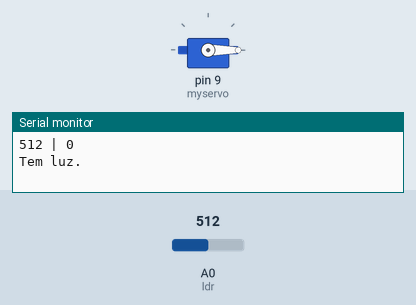
Bench run of a sketch on a simulated Arduino Uno, built with avr-gcc and run on an emulated ATmega328P. Parts: servo, the last lines printed to the serial monitor. The inputs (shaded band) are chosen by the test bench; at power-on: A0 (ldr) = 512.

Above: at 1.2 s.
1.3 s: A0 (ldr) set to 110
3.2 s: A0 (ldr) set to 92
At 4.48 s:
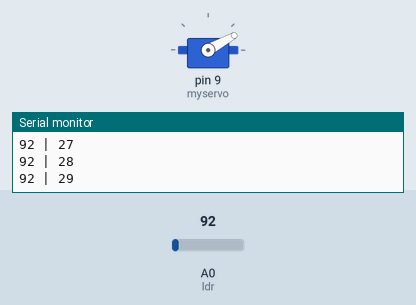
At 5.1 s:
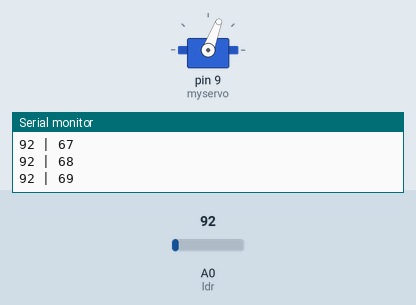
Timing chart, 0 to 12.7 s (numbered marks = the images above; inputs shaded):
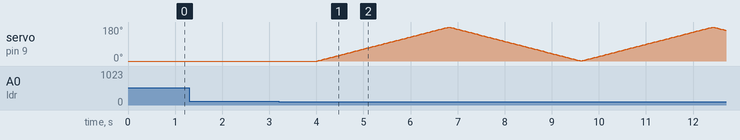

The sketch:

Segue_luz_ldr_servo_2.ino
```cpp
#include <Servo.h>

Servo myservo;
int pos = 0;
int ldr = 0;

void setup()
{
  myservo.attach(9);
  Serial.begin(9600);
  myservo.write(0);

}

void imprime(int pos){

    Serial.print(analogRead(ldr));
    Serial.print(" | ");
    Serial.println(pos);

}

void loop(){

   for(pos = 0; pos < 180; pos++){
    myservo.write(pos);
    delay(15);
    imprime(pos);
    while(analogRead(ldr) > 100){
      digitalWrite(13, HIGH);
      delay(1000);
      Serial.println("Tem luz.");

    }
          digitalWrite(13, LOW);
  }
  for(pos = 180; pos>=1; pos--){
    myservo.write(pos);
    delay(15);
    imprime(pos);
    while(analogRead(ldr) > 100){
            digitalWrite(13, HIGH);
      delay(1000);
      Serial.println("Tem luz.");

    }
          digitalWrite(13, LOW);
  }


  }
```

Measured:
- the behaviour switches between 101 and 100 on A0 (ldr) (found by bisection; images 0 and 1)
